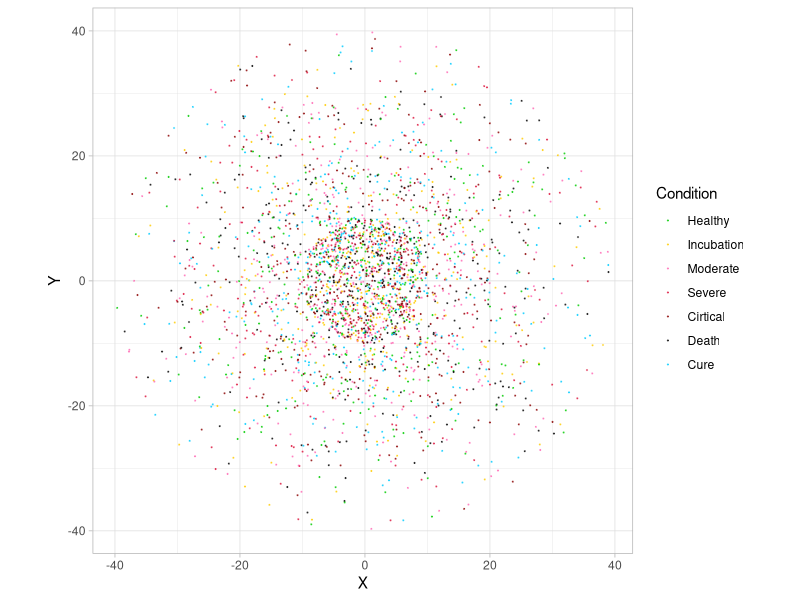
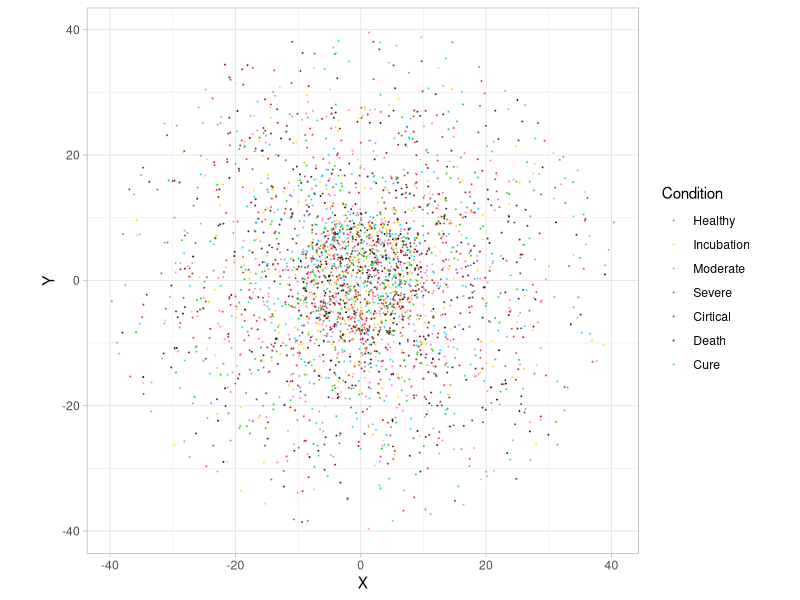

Generate these figures, in order, with R:
## ---- chunk 1
knitr::opts_chunk$set(echo = TRUE)
## ---- chunk 2
library(tidyverse)
library(ggplot2)
library(gganimate)
library(magick)
library(proxy)

my_theme = theme_light() + theme(plot.title = element_text(hjust = 0.5), plot.subtitle = element_text(hjust = 0.5))
## ---- chunk 3
# N: Total number of points
# R: A vector of radius
# P: A vector of the proportion of points in each ring area
# Time: The number of days (running times)
# pc: Probability of being infected
# transform_probability: A data frame contains the probability of symptom changes
# speed: A vector of movement speed of points with different symptoms
# Num_public: A number indicates the number of public places
# Hospital_capacity: A decimal indicates the ratio of hospital capacity


N = 3000
# R need to be decreasing
R = c(40,30,20,10)
# P should be the value corresponding to R
P = c(1,2,3,4)
Times = 60
pc = 0.2
transform_probability = data.frame(ease = c(0.2,0.15,0.1), worsen = c(0.3,0.5,0.8))
rownames(transform_probability) = 3:5
speed = c(1, 1, 0.9, 0.6, 0.2, 0, 1)
Num_public = 20
Hospital_capacity = 0.01
## ---- chunk 4
calculate_alpha = function(N, R, P, c){
  # N: Total number of points
  # R: A vector of radius
  # P: A vector of the proportion of points in each ring area
  # c: Correction coefficient
  
  L = length(R)
  population = P/sum(P)*N
  S = R^2
  area = S - c(S[2:L],0)
  density = population/area
  ratio = density / c(0, density[1:(L-1)])
  alpha = 1/ratio*c
  
  return(alpha)
}
## ---- chunk 5
# alpha: A vector of probability of being able to get out of the wall

# alpha should be the value corresponding to R
# This 1.25 is calculate by whole_data when only calculate step 1 to 4
# To let the number of points in each ring after 300 runnings is still the same 
alpha = calculate_alpha(N, R, P, 1.25)
## ---- chunk 6
random_point_circle = function(R, N, x_center = 0, y_center = 0){
  # R: Radiu
  # N: Number of points
  
  if(length(R) != 1)
    stop('Length of R is not 1 in random_point_circle!')
  if(length(N) != 1)
    stop('Length of N is not 1 in random_point_circle!')
  if(N == 0)
    return(data.frame(X = NULL, Y = NULL))
  
  U = runif(N, 0, R^2)
  A = runif(N, 0 ,2*pi)
  X = sqrt(U)*cos(A) + x_center
  Y = sqrt(U)*sin(A) + y_center
  return(data.frame(X = X, Y = Y))
}
## ---- chunk 7
intialize_points = function(N, R, P){
  # N: Total number of points
  # R: A vector of radius
  # P: A vector of the proportion of points in each ring area
  
  if(length(N) != 1)
    stop('Length of N is not 1 in intialize_points!')
  if(length(R) != length(P))
    stop('R and P have different length in intialize_points!')
  if(length(R) == 0)
    stop('Length of R is 0 in intialize_points!')
  
  L = length(R)
  S = R^2
  
  S = S/sum(S)
  P = P/sum(P)
  
  if(mean(P/S == sort(P/S)) != 1)
    stop('The proportion of area is not increasing in intialize_points!')
  
  data = data.frame(X = NULL, Y = NULL)
  
  number_of_points = rep(0, L)
  for(i in 1:L){
    total_area = S[i]
    if(i == L){
      current_area = S[i]
    } else{
      current_area = S[i]-S[i+1]
    }
    need_points = P[i]*N - number_of_points[i]
    generate_points = round(need_points / current_area * total_area)
    data = rbind(data, random_point_circle(R[i],  generate_points))
    if(i == L){
      number_of_points[L] = number_of_points[L] + generate_points 
    } else{
      number_of_points[i:L] = number_of_points[i:L] + round((S[i:L] - c(S[(i+1):L],0)) / total_area * generate_points)
    }

  }
  
  return(list(data, number_of_points))
}
## ---- chunk 8
intialize = intialize_points(N, R, P)
data = intialize[[1]]
# To check if the number of data is right
number_of_points = intialize[[2]]
number_of_points
P/sum(P)*N
## ---- chunk 9
# To check the number of data in each ring
check_data = data %>% mutate(Radiu = sqrt(X^2+Y^2))
check_data %>% filter(Radiu<R[1]) %>% nrow()
check_data %>% filter(Radiu<R[2]) %>% nrow()
check_data %>% filter(Radiu<R[3]) %>% nrow()
check_data %>% filter(Radiu<R[4]) %>% nrow()
## ---- chunk 10
plot_points = function(data, condition){
  # data: A Data frame contains X and Y in first 2 column
  # condition: A vector contains 7 factors of illness
  
  c = colnames(data)
  if(c[1] != 'X' | c[2] != 'Y')
    stop('Wrong name in data in plot_points!')
  
  if(nrow(data) != length(condition %>% unlist))
    stop('Wrong nrow of condition in plot_points!')
  
  t = tibble(X = data$X, Y = data$Y, condition = factor(condition, levels = 1:7))
  g = t %>%
    ggplot(aes(x = X, y = Y, color = condition)) + 
    geom_point(size = 0.1, alpha = 0.6) + 
    scale_color_manual(values = c('#00CC00', '#FFCC00', '#FF69B4', '#DC143C', '#8B0000', '#000000', '#00CCFF'), labels = c('Healthy', 'Incubation', 'Moderate', 'Severe', 'Cirtical', 'Death', 'Cure'), name = 'Condition') + 
    coord_fixed() + 
    my_theme
  g
}
## ---- chunk 11
# Condition meaning and color
# 1: Healthy, '#00CC00', Electric Green
# 2: Incubation period, '#FFCC00', Tangerine Yellow
# 3: Moderate, '#FF69B4', Hot Pink
# 4: Severe, '#DC143C', Crimson
# 5: Cirtical, '#8B0000', Dark Red
# 6: Death, '#000000', Black
# 7: Cure, '#00CCFF', Deep Sky Blue

test_condition = sample(1:7, N, replace = TRUE) 
plot_points(data, test_condition)
## ---- chunk 12
random_walk = function(data, v){
  # data: A Data frame contains X and Y in first 2 column
  # v: A vector contains the speed of points
  
  N = nrow(data)
  if(N != length(v %>% unlist))
    stop('Wrong nrow of v in Random_Walk!')
  
  distance = rnorm(N, v, sd = v/1.5)
  distance[distance < 0] = 0
  
  A = runif(N, 0 ,2*pi)
  data$X = data$X + distance * cos(A)
  data$Y = data$Y + distance * sin(A)
  
  return(data)
}
## ---- chunk 13
v = rnorm(N, 1, 0.5)
v[v < 0] = 0
new_data = random_walk(data, v)
plot_points(new_data, test_condition)
## ---- chunk 14
through_wall = function(last_data, new_data, R, alpha){
  # last_data: A data frame contains X and Y which is last position
  # new_data: A data frame contains X and Y which is new position
  # R: A vector of radius
  # alpha: A vector of probability of being able to get out of the wall
  
  last_R = sqrt(last_data$X^2 + last_data$Y^2)
  new_R = sqrt(new_data$X^2 + new_data$Y^2)
  
  R0 = c(Inf, R, 0)
  last_R0 = cut(last_R, breaks = R0, labels = (length(R)+1):1) %>% as.numeric()
  new_R0 = cut(new_R, breaks = R0, labels = (length(R)+1):1) %>% as.numeric()
  
  # wall_level: for example, R = c(40,30,20,10)
  # 1. R<10
  # 2. 10<R<20
  # 3. 20<R<30
  # 4. 30<R<40
  # 5. R>40
  
  index = which(last_R0 < new_R0)
  wall_level = last_R0[index]
  
  # To make sure alpha[1] is the wall_level 1's probability
  alpha0 = rev(alpha)
  alpha_all = alpha0[wall_level]
  
  U = runif(length(index), 0 ,1)
  
  index_run = which(U > alpha_all)
  wall_level_run = wall_level[index_run]
  index_run = index[index_run]
  
  distance = new_data[index_run,c('X', 'Y')] - last_data[index_run,c('X', 'Y')]
  distance = sqrt(distance$X^2 + distance$Y^2)
  
  R1 = last_R[index_run]
  R2 = new_R[index_run]
  rest_distance = distance/(R1+R2)*R2
  
  ratio = (1-2*rest_distance/new_R[index_run])
  ratio = ifelse(ratio < -0.5, -0.5, ratio)
  
  new_data[index_run,] = new_data[index_run,] * ratio
  
  return(new_data)
}
## ---- chunk 15
initialize_infector = function(condition, n){
  # condition: A data frame contains the condition of points, from 1 to 7, and duration.
  # n : Number of infectors in first day
  
  index = sample(1:nrow(condition), n, replace = FALSE)
  condition[index, 1] = 2
  
  return(condition)
}
## ---- chunk 16
pairwise_dist = function(data1, data2){
  # data1: A data frame contains X and Y which is the position
  # data2: A data frame contains X and Y which is the position
  
  Dist_matrix = as.matrix(proxy::dist(data1, data2))
  
  return(Dist_matrix)
}
## ---- chunk 17
infection = function(data, v, condition){
  # data: A data frame contains X and Y which is the position
  # v: A vector contains the speed of points
  # condition: A data frame contains the condition of points, from 1 to 7, and duration.

  incubation_infection = ifelse(condition$duration > 3, 1, 0)
  incubation_index = which(condition$condition == 2)
  
  # Condition infection speed
  # 1: Healthy, 0
  # 2: Incubation period, 1 if duration > 3, 0 else
  # 3: Moderate, 1
  # 4: Severe, 1.5
  # 5: Cirtical, 2
  # 6: Death, 0
  # 7: Cure, 0
  
  infection_speed = sapply(condition$condition, function(x) switch(x, '1' = 0,'2' = 1, '3' = 1, '4' = 1.5, '5' = 2, '6' = 0, '7' =  0))
  infection_speed[incubation_index] = infection_speed[incubation_index] * incubation_infection[incubation_index]
  
  infection_index = which(infection_speed > 0)
  infection_length = length(infection_index)
  canbe_infected_index = which(condition$condition == 1)
  canbe_infected_length = length(canbe_infected_index)
  
  if(infection_length == 0)
    return(condition)
  
  distance = pairwise_dist(data[infection_index,], data[canbe_infected_index,])
  
  infection_radius = v[infection_index] * infection_speed[infection_index]
  infection_radius = matrix(rep(infection_radius, canbe_infected_length), nr = infection_length)
  
  possible_infection = which(distance<infection_radius, arr.ind = TRUE, useNames = TRUE)
  possible_infection = possible_infection[,2] %>% unique()
  
  U = runif(length(possible_infection), 0, 1)
  
  confirmed_infection = possible_infection[U<pc]
  confirmed_infection = colnames(distance)[confirmed_infection] %>% as.numeric()
  
  condition[confirmed_infection, ] = data.frame(condition = 2, duration = 0)
  
  return(condition)
}
## ---- chunk 18
symptom_change = function(condition, v, new_condition, new_v, now, ease, worsen, nochange_day = 3){
  index = which(condition$condition == now & condition$duration > nochange_day)
  l = length(index)
  
  U = runif(l, 0 ,1)
  ease_index = index[U < transform_probability[as.character(now),1]]
  worsen_index = index[U > 1-transform_probability[as.character(now),2]]
    
  new_condition[ease_index,] = data.frame(condition = ease, duration = 0)
  new_condition[worsen_index,] = data.frame(condition = worsen, duration = 0)
  new_v[ease_index] = v[ease_index] * speed[ease]/speed[now]
  new_v[worsen_index] = v[worsen_index] * speed[worsen]/speed[now]
    
  return(list(new_condition, new_v))
}
## ---- chunk 19
condition_change = function(condition, v, transform_probability, speed){
  # condition: A data frame contains the condition of points, from 1 to 7, and duration.
  # v: A vector contains the speed of points
  # transform_probability: A data frame contains the probability of symptom changes
  # speed: A vector of movement speed of points with different symptoms
  
  new_condition = condition
  new_v = v
  
  # End of incubation period, condition 2->3
  incubation_index = which(condition$condition == 2)
  incubation_length = length(incubation_index)
  
  U = rnorm(incubation_length, 7, 2)
  symptom_date = ifelse(U < 3 ,3, U)
  symptom_index = incubation_index[condition$duration[incubation_index] > symptom_date]
  
  new_condition[symptom_index,] = data.frame(condition = 3, duration = 0)
  new_v[symptom_index] = v[symptom_index] * speed[3]/speed[2]
  
  # End of a symptom period, condition 3,4,5 -> (7,4) (3,5) (4,6)
  temp = symptom_change(condition, v, new_condition, new_v, 3, 7, 4)
  new_condition = temp[[1]]
  new_v = temp[[2]]
  
  temp = symptom_change(condition, v, new_condition, new_v, 4, 3, 5)
  new_condition = temp[[1]]
  new_v = temp[[2]]
  
  temp = symptom_change(condition, v, new_condition, new_v, 5, 6, 4)
  new_condition = temp[[1]]
  new_v = temp[[2]]
  
  return(list(new_condition, new_v))
}
## ---- chunk 20
random_public_place = function(R, class, capacity, x_center = 0, y_center = 0){
  # R: Radiu
  # class: A number indicates the category of public_place
  # capacity: A number indicates the number of maximum points in this place
  
  if(length(R) != 1)
    stop('Length of R is not 1 in random_public_place!')
  if(!class %in% 1:3)
    stop('Class is not right in random_public_place!')
  if(capacity <= 0)
    stop('Capacity is not right in random_public_place!')
  
  # class:
  # 1: Hospital, To increase the probability of healing
  # 2: Train Station: To let people leave and come
  # 3: Restaurant/School/Supermarket: Crowded locations
  
  A = runif(1, 0 ,2*pi)
  X = R*cos(A) + x_center
  Y = R*sin(A) + y_center
  return(data.frame(X = X, Y = Y, Class = class, Capacity = capacity))
}
## ---- chunk 21
intialize_public_place = function(R, P, N, Num_public,Hospital_capacity){
  # N: Total number of points
  # R: A vector of radius
  # P: A vector of the proportion of points in each ring area
  # Num_public: A number indicates the number of public places
  # Hospital_capacity: A decimal indicates the ratio of hospital capacity
  
  if(Num_public < 2)
    stop('The number of public place is too less in intialize_public_place!')
  if(Hospital_capacity > 1 | Hospital_capacity < 0)
    stop('The capacity of hospital is wrong in intialize_public_place!')
  
  data_public = data.frame(X = NULL, Y = NULL, Class = NULL, Capacity = NULL)
  
  L = length(R)
  population = P/sum(P)*N
  S = R^2
  area = S - c(S[2:L],0)
  density = population/area
  density = density/sum(density)
  density_cumsum = c(0, cumsum(density))
  
  U = runif(1, 0, 1)
  data_station = random_public_place(R[L]*U, 2, N/100)
  data_public = rbind(data_public, data_station)
  
  num_hospital = ceiling((Num_public-1)/5)
  num_school = Num_public - 1 - num_hospital
  
  build_public = function(class2, capacity2, num2){
    
    data_public2 = data.frame(X = NULL, Y = NULL, Class = NULL, Capacity = NULL)
    
    capacity_hospital_num = capacity2/num2
    capacity_hospital_num = rnorm(num2, capacity_hospital_num, capacity_hospital_num/3)
    capacity_hospital_num[capacity_hospital_num<1] = 1
    capacity_hospital_num = round(capacity_hospital_num)
    
    U = runif(num2, 0 ,1)
    pos_hospital = sapply(U, function(x) mean(x>density_cumsum)*(L+1))
    
    U = runif(num2, 0 ,1)
    for(i in 1:num2){
      R0 = c(R, 0)
      R_i = (R0[pos_hospital[i]] - R0[pos_hospital[i]+1])*U[i] + R0[pos_hospital[i]+1]
      data_hospital = random_public_place(R_i, class2, capacity_hospital_num[i])
      data_public2 = rbind(data_public2, data_hospital)
    }
    return(data_public2)
  }
  
  data_hospital = build_public(1, N*Hospital_capacity, num_hospital)
  data_school = build_public(3, N*Hospital_capacity*10, num_school)
  
  data_public = rbind(data_public, data_hospital)
  data_public = rbind(data_public, data_school)
  
  return(data_public)
}
## ---- chunk 22
data_public = intialize_public_place(R, P, N, Num_public,Hospital_capacity)
## ---- chunk 23
simulation_points = function(N, R, P, Times){
  # N: Total number of points
  # R: A vector of radius
  # P: A vector of the proportion of points in each ring area
  # Time: The number of days (running times)
  
  Start_time = Sys.time()
  
  whole_data = data.frame(X = NULL, Y = NULL, Condition = NULL, Time = NULL)
  intialize = intialize_points(N, R, P)
  data = intialize[[1]]
  condition = data.frame(condition = rep(1, N), duration = rep(0, N))
  condition = initialize_infector(condition, 5)
  whole_data = rbind(whole_data, cbind(data, Condition = condition$condition, Time = rep(0, N)))
  
  v = rnorm(N, 1, 0.5)
  v[v < 0] = 0
  
  # If change nrow of data, need to change nrow of condition
  for(t in 1:Times){
    condition$duration = condition$duration + 1
    new_data = random_walk(data, v)
    new_data = through_wall(data, new_data, R, alpha)
    condition = infection(new_data, v, condition)
    temp = condition_change(condition, v, transform_probability, speed)
    condition = temp[[1]]
    v = temp[[2]]
    whole_data = rbind(whole_data, cbind(new_data, Condition = condition$condition, Time = rep(t, nrow(data))))
    data = new_data
  }
  
  End_time = Sys.time()
  
  check_data = data %>% mutate(Radiu = sqrt(X^2+Y^2))
  c1 = check_data %>% filter(Radiu<R[1]) %>% nrow()
  c2 = check_data %>% filter(Radiu<R[2]) %>% nrow()
  c3 = check_data %>% filter(Radiu<R[3]) %>% nrow()
  c4 = check_data %>% filter(Radiu<R[4]) %>% nrow()
  cat('Running times:',t, 'Population:', c1, c2, c3, c4, '\nUsed time: ')
  print(End_time-Start_time)
  cat('\n')
  
  return(whole_data)
}
## ---- chunk 24
whole_data = simulation_points(N, R, P, Times)
## ---- chunk 25
generate_gif = function(whole_data){
  # whole_data: A data.frame contains X, Y, Condition and Time
  
  p = whole_data %>% 
    ggplot(aes(x = X, y = Y, color = factor(Condition, levels = 1:7), group = 1L)) + 
    geom_point(size = 0.1, alpha = 0.6) + 
    scale_color_manual(values = c('#00CC00', '#FFCC00', '#FF69B4', '#DC143C', '#8B0000', '#000000', '#00CCFF'), labels = c('Healthy', 'Incubation', 'Moderate', 'Severe', 'Cirtical', 'Death', 'Cure'), name = 'Condition') +  
    coord_fixed() + 
    transition_time(Time) + 
    ease_aes('linear') + 
    my_theme
  
  image <- animate(p)
  image_write(image, "output.gif")
}

## ---- chunk 26
generate_gif(whole_data)
